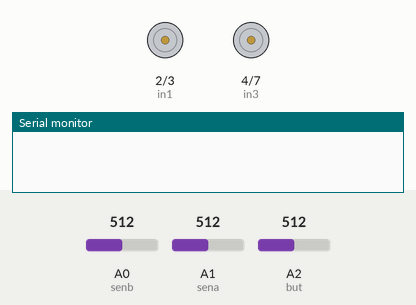
A sketch run on a simulated Arduino Uno, built with avr-gcc and run on an emulated ATmega328P. On the bench: motor-driver pin pairs drawn as motors (green arrow = first pin HIGH = forward, orange = second pin HIGH = backward, longer = more drive, scaled by the enable pin), the last lines printed to the serial monitor. The test bench sets the inputs (shaded band); at power-on: A2 (but) = 512, A0 (senb) = 512, A1 (sena) = 512.

Above: at 1.8 s.
1.9 s: A2 (but) set to 1015
4.2 s: A2 (but) set to 1023
At 7.4 s:
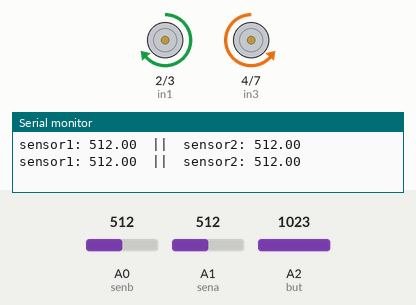
Timing chart, 0 to 8.9 s (numbered marks = the images above; inputs shaded):
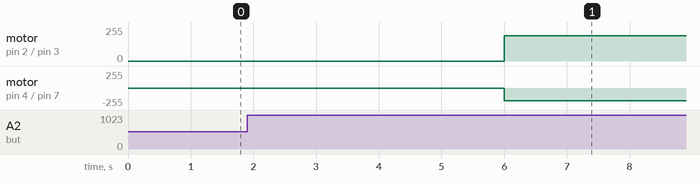

Measured:
- the behaviour switches between 1022 and 1023 on A2 (but) (found by bisection; images 0 and 1)
- after the input at 1.9 s, every drawn part: stays the same
- after the input at 4.2 s, motor on pin 2 (in1) / pin 3 (in2): stopped → forward 190/255 after 1.8 s; motor on pin 4 (in3) / pin 7 (in4): stopped → backward 190/255 after 1.8 s

The sketch:

rc1.ino
```cpp
//Left wheels
int const in1 = 2;
int const in2 = 3;
int const ena = 5;
int const sena = A1;

//Right Wheels
int const in3 = 4;
int const in4 = 7;
int const enb = 6;
int const senb = A0;

int const but = A2;

int const speedhigh = 240;
int const speednormal = 190;
int const speedlow = 140;
int const acdetime = 50;
boolean ison = 1;
boolean reach = 0;

void setup()
{
   Serial.begin(9600);

   pinMode(in1, OUTPUT);
   pinMode(in2, OUTPUT);
   pinMode(in3, OUTPUT);
   pinMode(in4, OUTPUT);
   pinMode(ena, OUTPUT);
   pinMode(enb, OUTPUT);
   pinMode(sena, INPUT);
   pinMode(senb, INPUT);
   pinMode(but, INPUT);
}

void loop()
{
  if (analogRead(but) == 1023)
    ison = 1;
  else {
    ison = 0;
    reach = 0;
  }
  delay(1000);
  if (ison == 1 && reach == 0) {
    if (sensorstate() == 1) {
      gocar();
    } else {
      stopcar();
      reach = 1;
    }
  } else {
    stopcar();
  }
}

void accelerate()
{
  for (int i = speedlow; i <= speedhigh; i++) {
    analogWrite(ena, i);
    analogWrite(enb, i);
    delay(acdetime);
  }
}

void decelerate()
{
  for (int i = speedhigh; i >= speedlow; i--) {
    analogWrite(ena, i);
    analogWrite(enb, i);
    delay(acdetime);
  }
}

void gocar()
{
  digitalWrite(in1, HIGH);
  digitalWrite(in2, LOW);

  digitalWrite(in3, LOW);
  digitalWrite(in4, HIGH);

  analogWrite(ena, speednormal);
  analogWrite(enb, speednormal);
}

void stopcar()
{
  digitalWrite(in1, LOW);
  digitalWrite(in2, LOW);

  digitalWrite(in3, LOW);
  digitalWrite(in4, LOW);

  analogWrite(ena, 0);
  analogWrite(enb, 0);
}

void goback()
{
  digitalWrite(in1, LOW);
  digitalWrite(in2, HIGH);

  digitalWrite(in3, HIGH);
  digitalWrite(in4, LOW);

  analogWrite(ena, speednormal);
  analogWrite(enb, speednormal);
}

int sensorstate()
{
  int state;
  float a = analogRead(sena);
  float b = analogRead(senb);
  Serial.print("sensor1: ");
  Serial.print(a);
  Serial.print("  ||  sensor2: ");
  Serial.println(b);

  if (a > 100.0 && b > 100.0)
    state = 1;
  else if (a < 100.0 && b > 100.0)
    state = 2;
  else if (a > 100.0 && b < 100.0)
    state = 3;
  else
    state = 0;
  return state;
}
```
